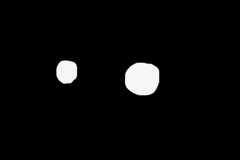
%> input picture foreground.bmp, 240 x 160 px
$ octave lbp.m   (GNU Octave 9; MATLAB toolbox functions it lacks are replaced by stand-ins)
%> lines starting %> are read from the running program, lines starting %| are printed output that depends on the picture
fg = imread('foreground.bmp');
%> fg is the input picture: size 160x240 uint8; min 0, max 255, mean 8.6
bg = imread('background.bmp');
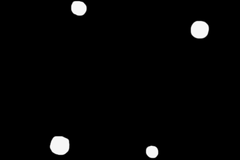
%> input picture background.bmp, 240 x 160 px
%> bg is the input picture: size 160x240 uint8; min 0, max 255, mean 5.6
im = imread('flower.bmp');
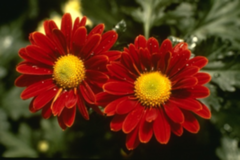
%> input picture flower.bmp, 240 x 160 px
%> im is the input picture: size 160x240x3 uint8; mean R, G, B 96, 47.2, 21.6

fg_mean = [0 0 0];
bg_mean = [0 0 0];

for x=1:size(fg, 1)
   for y=1:size(fg, 2)
       if fg[x, y] > 0
           fg_mean = fg_mean + im(x, y, :)
       elseif bg[x, y] > 0
       end
   end
end
%> after the loop, fg_mean = [0 0 0]
